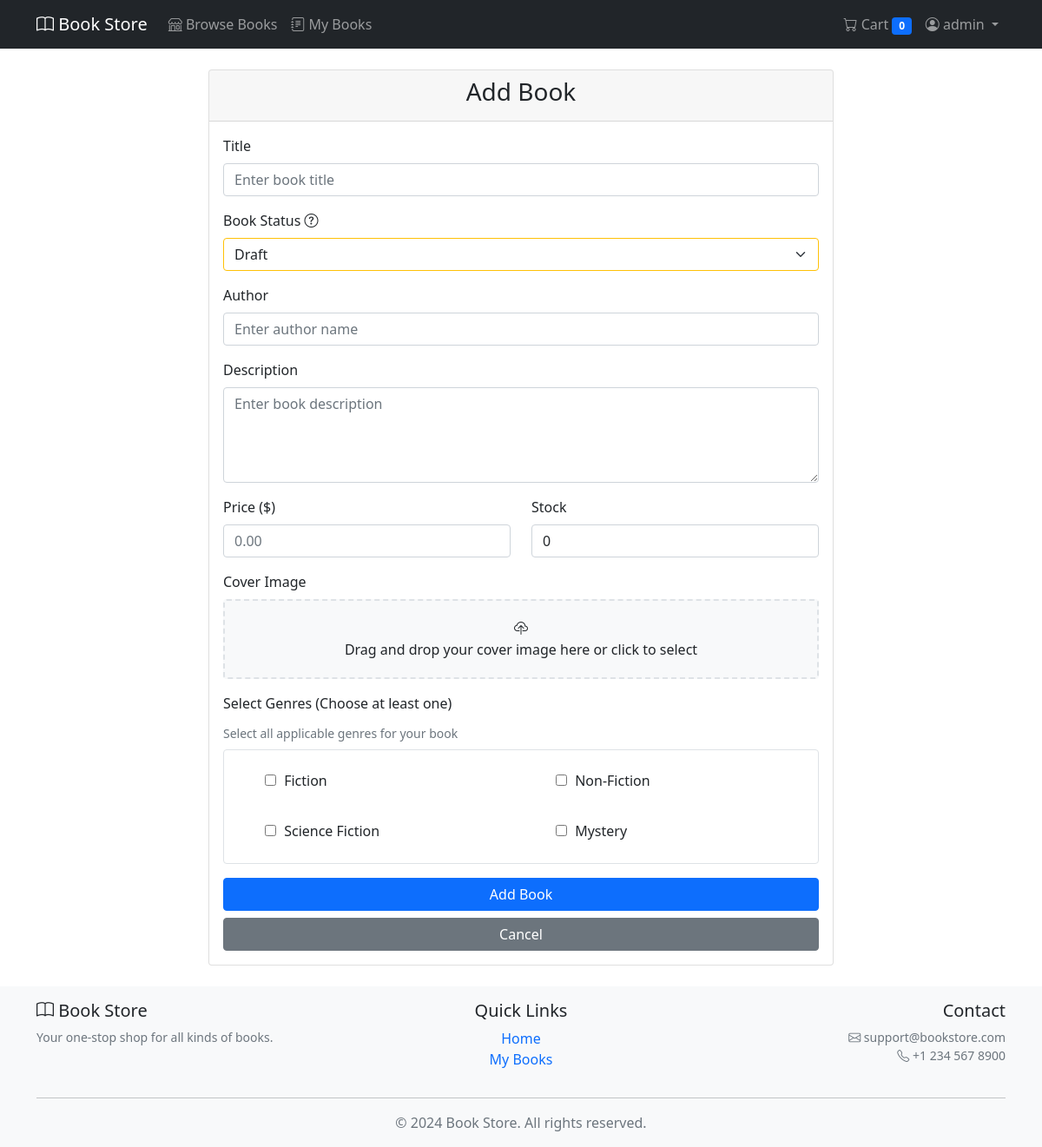
/books/add/ (signed in), run on the app's committed database.
### accounts/models.py (models this page shows)
class User(AbstractUser):
    email = models.EmailField(unique=True)

### books/models.py (models this page shows, shortened)
class Genre(models.Model):
    name = models.CharField(max_length=100)
    description = models.TextField(blank=True)
    slug = models.SlugField(unique=True, blank=True)
    def __str__(self):
        return self.name

### books/views.py (the view)
# urls.py: path('add/', views.add_book, name='add_book'),
@login_required
def add_book(request):
    if request.method == 'POST':
        form = BookForm(request.POST, request.FILES)
        if form.is_valid():
            book = form.save(commit=False)
            book.seller = request.user
            book.save()
            form.save_m2m()  # Save many-to-many relationships
            messages.success(request, 'Book added successfully!')
            return redirect('books:book_detail', slug=book.slug)
    else:
        form = BookForm()
    return render(request, 'books/book_form.html', {
        'form': form,
        'title': 'Add Book',
        'button_text': 'Add Book'
    })

### templates/books/book_form.html (shortened to what this page needs)
{% extends 'base/base.html' %}
{% block content %}
<div class="container">
    <div class="row justify-content-center">
        <div class="col-md-8">
            <div class="card">
                <div class="card-header">
                    <h3 class="text-center">{{ title }}</h3>
                </div>
                <div class="card-body">
                    <form method="post" enctype="multipart/form-data" id="bookForm">
                        <div class="mb-3">
                            <label for="{{ form.title.id_for_label }}" class="form-label">Title</label>
                            {{ form.title }}
                        </div>
                        <div class="mb-3">
                            <label for="{{ form.status.id_for_label }}" class="form-label">
                                {{ form.status.label }}
                                <i class="bi bi-question-circle" data-bs-toggle="tooltip" title="{{ form.status.help_text }}"></i>
                            </label>
                            {{ form.status }}
                        </div>
                        <div class="mb-3">
                            <label for="{{ form.author.id_for_label }}" class="form-label">Author</label>
                            {{ form.author }}
                        </div>
                        <div class="mb-3">
                            <label for="{{ form.description.id_for_label }}" class="form-label">Description</label>
                            {{ form.description }}
                        </div>
                        <div class="row">
                            <div class="col-md-6">
                                <div class="mb-3">
                                    <label for="{{ form.price.id_for_label }}" class="form-label">Price ($)</label>
                                    {{ form.price }}
                                </div>
                            </div>
                            <div class="col-md-6">
                                <div class="mb-3">
                                    <label for="{{ form.stock.id_for_label }}" class="form-label">Stock</label>
                                    {{ form.stock }}
                                </div>
                            </div>
                        </div>
                        <div class="mb-3">
                            <label class="form-label">Cover Image</label>
                            <div class="drop-zone" id="dropZone">
                                <i class="bi bi-cloud-upload"></i>
                                <p class="mb-0">Drag and drop your cover image here or click to select</p>
                            </div>
                        </div>
                        <div class="mb-3">
                            <label class="form-label">{{ form.genres.label }}</label>
                            {% if form.genres.help_text %}
                            <small class="form-text text-muted d-block mb-2">{{ form.genres.help_text }}</small>
                            {% endif %}
                            <div class="genres-container">
                                <div class="row g-3">
                                    {% for checkbox in form.genres %}
                                    <div class="col-md-6">
                                        <div class="genre-item">
                                            <div class="form-check">
                                                {{ checkbox.tag }}
                                                <label class="form-check-label" for="{{ checkbox.id_for_label }}">
                                                    {{ checkbox.choice_label }}
                                                </label>
                                            </div>
                                        </div>
                                    </div>
                                    {% endfor %}
                                </div>
                            </div>
                        </div>
                        <div class="d-grid gap-2">
                            <button type="submit" class="btn btn-primary" id="submitButton">
                                <span class="button-text">{{ button_text }}</span>
                            </button>
                            <a href="{% url 'books:my_books' %}" class="btn btn-secondary">Cancel</a>
                        </div>
                    </form>
                </div>
            </div>
        </div>
    </div>
</div>
{% endblock %}

### templates/base/base.html (shortened to what this page needs)
<!DOCTYPE html>
<html lang="en">
<head>
    <link href="https://cdn.jsdelivr.net/npm/bootstrap@5.1.3/dist/css/bootstrap.min.css" rel="stylesheet">
    <link rel="stylesheet" href="https://cdn.jsdelivr.net/npm/bootstrap-icons@1.7.2/font/bootstrap-icons.css">
    <link rel="stylesheet" href="https://cdnjs.cloudflare.com/ajax/libs/font-awesome/6.0.0/css/all.min.css">
    <link rel="stylesheet" href="https://unpkg.com/dropzone@5/dist/min/dropzone.min.css">
</head>
<body class="d-flex flex-column min-vh-100">
    <nav class="navbar navbar-expand-lg navbar-dark bg-dark">
        <div class="container">
            <a class="navbar-brand" href="{% url 'home' %}">
                <i class="bi bi-book"></i> Book Store
            </a>
            <div class="collapse navbar-collapse" id="navbarNav">
                <ul class="navbar-nav me-auto">
                    <li class="nav-item">
                        <a class="nav-link" href="{% url 'home' %}">
                            <i class="bi bi-shop"></i> Browse Books
                        </a>
                    </li>
                    {% if user.is_authenticated %}
                    <li class="nav-item">
                        <a class="nav-link" href="{% url 'books:my_books' %}">
                            <i class="bi bi-journal-text"></i> My Books
                        </a>
                    </li>
                    {% endif %}
                </ul>
                <ul class="navbar-nav">
                    {% if user.is_authenticated %}
                        <li class="nav-item">
                            <a class="nav-link" href="{% url 'orders:cart' %}">
                                <i class="bi bi-cart"></i> Cart
                                <span class="badge bg-primary">0</span>
                            </a>
                        </li>
                        <li class="nav-item dropdown">
                            <a class="nav-link dropdown-toggle" href="#" id="navbarDropdown" role="button" data-bs-toggle="dropdown">
                                <i class="bi bi-person-circle"></i> {{ user.username }}
                            </a>
                        </li>
                    {% endif %}
                </ul>
            </div>
        </div>
    </nav>
    <main class="container my-4 flex-grow-1">
        {% block content %}{% endblock %}
    </main>
    <footer class="footer py-3 bg-light mt-auto">
        <div class="container">
            <div class="row">
                <div class="col-md-4 text-center text-md-start">
                    <h5><i class="bi bi-book"></i> Book Store</h5>
                    <p class="text-muted small">Your one-stop shop for all kinds of books.</p>
                </div>
                <div class="col-md-4 text-center">
                    <h5>Quick Links</h5>
                    <ul class="list-unstyled">
                        <li><a href="{% url 'home' %}" class="text-decoration-none">Home</a></li>
                        {% if user.is_authenticated %}
                        <li><a href="{% url 'books:my_books' %}" class="text-decoration-none">My Books</a></li>
                        {% endif %}
                    </ul>
                </div>
                <div class="col-md-4 text-center text-md-end">
                    <h5>Contact</h5>
                    <p class="text-muted small">
                        <i class="bi bi-envelope"></i> support@bookstore.com<br>
                        <i class="bi bi-telephone"></i> +1 234 567 8900
                    </p>
                </div>
            </div>
            <hr>
            <div class="text-center">
                <span class="text-muted">© 2024 Book Store. All rights reserved.</span>
            </div>
        </div>
    </footer>
</body>
</html>

### templates/books/book_form.html (style rules this page uses)
.drop-zone { border: 2px dashed #dee2e6; border-radius: 4px; padding: 20px; text-align: center; background: #f8f9fa; cursor: pointer; transition: all 0.3s ease; }
.genres-container { max-height: 300px; overflow-y: auto; border: 1px solid #dee2e6; padding: 15px; border-radius: 4px; background-color: #fff; }
.genre-item { padding: 8px; border-radius: 4px; transition: all 0.2s ease; }
.form-check-label { cursor: pointer; user-select: none; margin-left: 5px; }

### data on the page
User: username "admin"
Genre: choice_label "Fiction"
Genre: choice_label "Non-Fiction"
Genre: choice_label "Science Fiction"
Genre: choice_label "Mystery"

### other printed values
{{ title }} "Add Book"
{{ button_text }} "Add Book"
